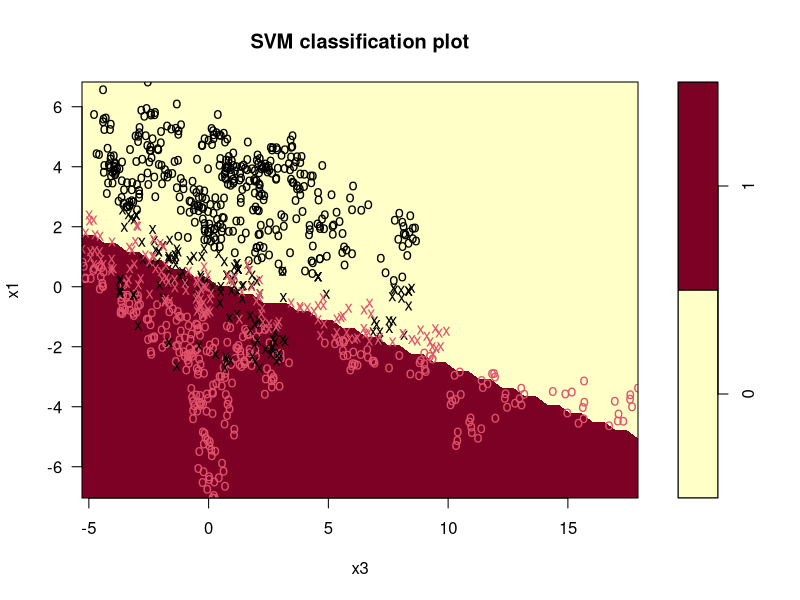

R code for this plot:
library(e1071)

bank_train = read.csv('BankTrain.csv')

y = bank_train$y
x1 = bank_train$x1
x3 = bank_train$x3

dat = data.frame(x1, x3, y = as.factor(y))

svmfit = svm(y~., data = dat, kernel = 'linear', cost = 1e5)
summary(svmfit)

plot(svmfit, dat, main = 'SVM classification with cost = 1e5')